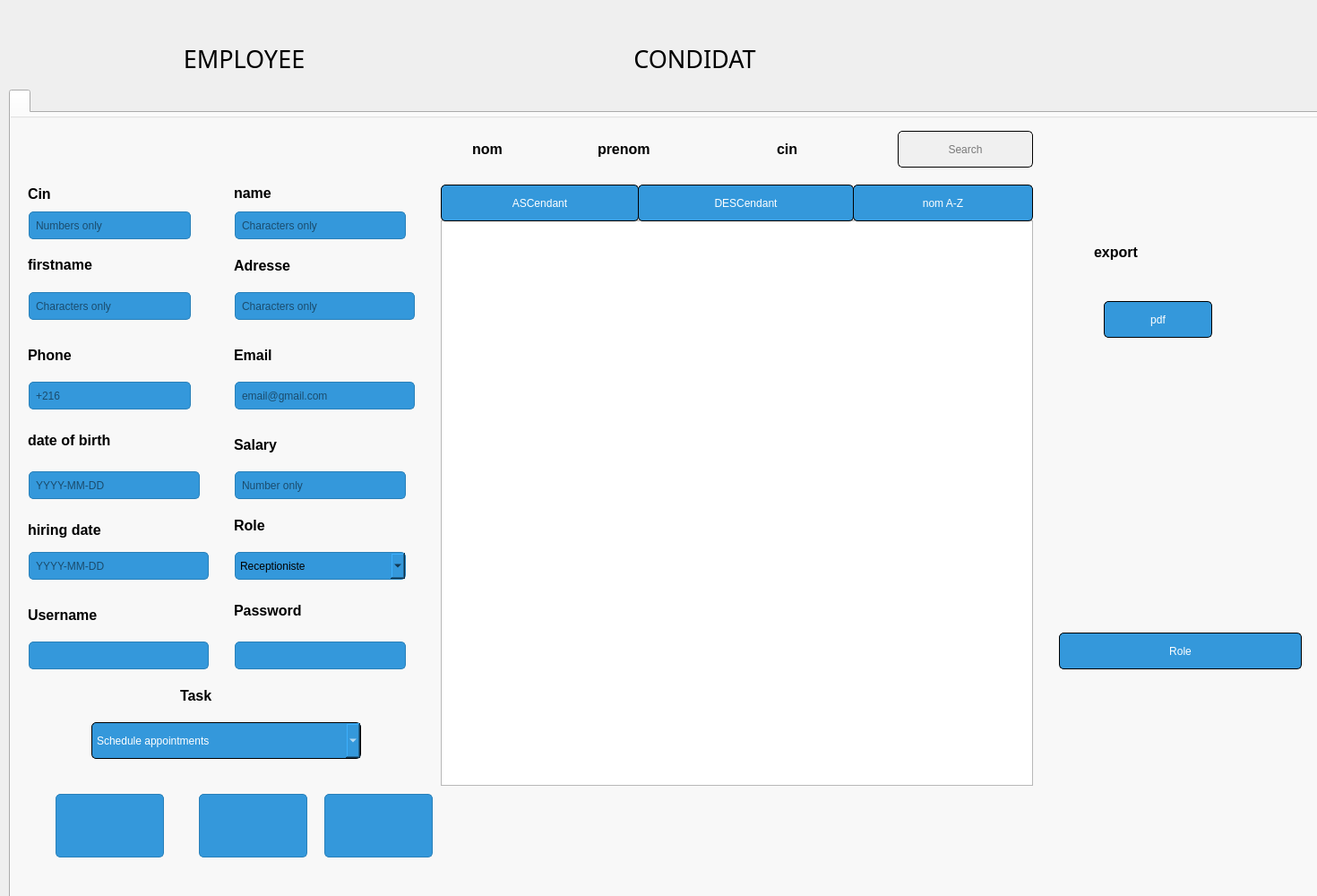
<?xml version="1.0" encoding="UTF-8"?>
<ui version="4.0">
 <class>pageemp</class>
 <widget class="QDialog" name="pageemp">
  <property name="geometry">
   <rect>
    <x>0</x>
    <y>0</y>
    <width>1470</width>
    <height>1000</height>
   </rect>
  </property>
  <property name="windowTitle">
   <string>Dialog</string>
  </property>
  <widget class="QTabWidget" name="tabWidget">
   <property name="geometry">
    <rect>
     <x>10</x>
     <y>100</y>
     <width>1861</width>
     <height>1011</height>
    </rect>
   </property>
   <property name="styleSheet">
    <string notr="true">/* Style for QRadioButton */
QRadioButton {
    color: white; /* Text color for radio buttons */
    font-size: 16px; /* Font size */
    font-weight: bold; /* Bold text */
    margin: 5px; /* Margin around radio buttons */
}

/* Style for QLineEdit (input box) */
QLineEdit {
    background-color: #ffffff; /* White background for input boxes */
    border: 1px solid #3498db; /* Blue border */
    border-radius: 5px; /* Rounded corners */
    padding: 5px; /* Padding inside the input box */
    color: black; /* Text color inside input boxes */
}

/* Style for QLabel (text label) */
QLabel {
    color: black; /* Text color for labels */
    font-size: 16px; /* Font size */
    font-weight: bold; /* Bold text */
    margin: 5px; /* Margin around labels */
}

/* Style for QPushButton */
QPushButton {
    background-color: #3498db; /* Blue color for buttons */
    border: 1px solid #2980b9; /* Darker blue border */
    border-radius: 5px; /* Rounded corners */
    padding: 5px 10px; /* Padding inside buttons */
    color: white; /* Text color on buttons */
}

/* Additional styling for better appearance */
QPushButton:hover {
    background-color: #2980b9; /* Darker blue on hover */
}

QPushButton:pressed {
    background-color: #21618c; /* Even darker blue when pressed */
}

/* Style for QTabWidget */
QTabWidget {
    color: white; /* Text color for tab widget */
    font: 10pt &quot;Bebas Neue&quot;; /* Font style and size */
}
</string>
   </property>
   <property name="currentIndex">
    <number>0</number>
   </property>
   <widget class="QWidget" name="tab">
    <attribute name="title">
     <string/>
    </attribute>
    <widget class="QGroupBox" name="groupBox">
     <property name="geometry">
      <rect>
       <x>-40</x>
       <y>0</y>
       <width>1861</width>
       <height>891</height>
      </rect>
     </property>
     <property name="styleSheet">
      <string notr="true">
/* Style for QGroupBox */
QRadioButton{ color: white; /* Text color for labels */
    font-size: 16px; /* Adjust font size as needed */
    font-weight: bold; /* Make the text bold if desired */
    margin: 5px; /* Adjust margin as needed */
}
QComboBox{ background-color: #3498db; /* Blue color for input boxes */
    border: 1px solid #2980b9; /* Border color for input boxes */
    border-radius: 5px; /* Border radius for input boxes */
    padding: 5px; /* Padding for input boxes */
    color: black; /* Text color inside input boxes */
}
/* Style for QLineEdit (input box) */
QLineEdit {
    background-color: #3498db; /* Blue color for input boxes */
    border: 1px solid #2980b9; /* Border color for input boxes */
    border-radius: 5px; /* Border radius for input boxes */
    padding: 5px; /* Padding for input boxes */
    color: black; /* Text color inside input boxes */
}

/* Style for QLabel (text label) */
QLabel {
    color: white; /* Text color for labels */
    font-size: 16px; /* Adjust font size as needed */
    font-weight: bold; /* Make the text bold if desired */
    margin: 5px; /* Adjust margin as needed */
}

/* Style for QPushButton */
QPushButton {
    background-color: #3498db; /* Blue color for buttons */
    border: 1px solid #2980b9; /* Border color for buttons */
    border-radius: 5px; /* Border radius for buttons */
    padding: 5px 10px; /* Adjust padding as needed */
    color: white; /* Text color on buttons */
}

/* Additional styling for better appearance */
QPushButton:hover {
    background-color: #2980b9; /* Darker blue on hover */
}

QPushButton:pressed {
    background-color: #21618c; /* Even darker blue when pressed */
}

/* Add more styles as needed for your specific application */
</string>
     </property>
     <property name="title">
      <string/>
     </property>
     <widget class="QLineEdit" name="cin_e">
      <property name="geometry">
       <rect>
        <x>60</x>
        <y>110</y>
        <width>181</width>
        <height>31</height>
       </rect>
      </property>
      <property name="placeholderText">
       <string>Numbers only</string>
      </property>
     </widget>
     <widget class="QLabel" name="label_4">
      <property name="geometry">
       <rect>
        <x>280</x>
        <y>440</y>
        <width>111</width>
        <height>41</height>
       </rect>
      </property>
      <property name="styleSheet">
       <string notr="true">background-color: transparent; border: none;color:  black;
font: 22pt &quot;Bebas Neue&quot;;</string>
      </property>
      <property name="text">
       <string>Role</string>
      </property>
     </widget>
     <widget class="QLabel" name="label">
      <property name="geometry">
       <rect>
        <x>280</x>
        <y>69</y>
        <width>121</width>
        <height>41</height>
       </rect>
      </property>
      <property name="styleSheet">
       <string notr="true">background-color: transparent; border: none;color:  black;
font: 22pt &quot;Bebas Neue&quot;;</string>
      </property>
      <property name="text">
       <string>name</string>
      </property>
     </widget>
     <widget class="QLineEdit" name="nom_e">
      <property name="geometry">
       <rect>
        <x>290</x>
        <y>110</y>
        <width>191</width>
        <height>31</height>
       </rect>
      </property>
      <property name="styleSheet">
       <string notr="true"/>
      </property>
      <property name="placeholderText">
       <string>Characters only</string>
      </property>
     </widget>
     <widget class="QLabel" name="label_2">
      <property name="geometry">
       <rect>
        <x>50</x>
        <y>70</y>
        <width>91</width>
        <height>41</height>
       </rect>
      </property>
      <property name="styleSheet">
       <string notr="true">background-color: transparent; border: none;color:  black;
font: 22pt &quot;Bebas Neue&quot;;</string>
      </property>
      <property name="text">
       <string>Cin</string>
      </property>
     </widget>
     <widget class="QLabel" name="label_3">
      <property name="geometry">
       <rect>
        <x>50</x>
        <y>149</y>
        <width>191</width>
        <height>41</height>
       </rect>
      </property>
      <property name="styleSheet">
       <string notr="true">background-color: transparent; border: none;color:  black;
font: 22pt &quot;Bebas Neue&quot;;</string>
      </property>
      <property name="text">
       <string>firstname</string>
      </property>
     </widget>
     <widget class="QLineEdit" name="prenom_e">
      <property name="geometry">
       <rect>
        <x>60</x>
        <y>200</y>
        <width>181</width>
        <height>31</height>
       </rect>
      </property>
      <property name="styleSheet">
       <string notr="true"/>
      </property>
      <property name="placeholderText">
       <string>Characters only</string>
      </property>
     </widget>
     <widget class="QLabel" name="label_6">
      <property name="geometry">
       <rect>
        <x>50</x>
        <y>340</y>
        <width>241</width>
        <height>51</height>
       </rect>
      </property>
      <property name="styleSheet">
       <string notr="true">background-color: transparent; border: none;color:  black;
font: 22pt &quot;Bebas Neue&quot;;</string>
      </property>
      <property name="text">
       <string>date of birth</string>
      </property>
     </widget>
     <widget class="QLineEdit" name="daten_e">
      <property name="geometry">
       <rect>
        <x>60</x>
        <y>400</y>
        <width>191</width>
        <height>31</height>
       </rect>
      </property>
      <property name="placeholderText">
       <string>YYYY-MM-DD</string>
      </property>
     </widget>
     <widget class="QLabel" name="label_9">
      <property name="geometry">
       <rect>
        <x>280</x>
        <y>350</y>
        <width>121</width>
        <height>41</height>
       </rect>
      </property>
      <property name="styleSheet">
       <string notr="true">background-color: transparent; border: none;color:  black;
font: 22pt &quot;Bebas Neue&quot;;</string>
      </property>
      <property name="text">
       <string>Salary</string>
      </property>
     </widget>
     <widget class="QLineEdit" name="salaire_e">
      <property name="geometry">
       <rect>
        <x>290</x>
        <y>400</y>
        <width>191</width>
        <height>31</height>
       </rect>
      </property>
      <property name="placeholderText">
       <string>Number only</string>
      </property>
     </widget>
     <widget class="QLabel" name="label_5">
      <property name="geometry">
       <rect>
        <x>50</x>
        <y>440</y>
        <width>221</width>
        <height>51</height>
       </rect>
      </property>
      <property name="styleSheet">
       <string notr="true">background-color: transparent; border: none;color:  black;
font: 22pt &quot;Bebas Neue&quot;;</string>
      </property>
      <property name="text">
       <string>hiring date</string>
      </property>
     </widget>
     <widget class="QLineEdit" name="datee_e">
      <property name="geometry">
       <rect>
        <x>60</x>
        <y>490</y>
        <width>201</width>
        <height>31</height>
       </rect>
      </property>
      <property name="placeholderText">
       <string>YYYY-MM-DD</string>
      </property>
     </widget>
     <widget class="QTableView" name="tab_employes">
      <property name="geometry">
       <rect>
        <x>520</x>
        <y>120</y>
        <width>661</width>
        <height>631</height>
       </rect>
      </property>
      <property name="styleSheet">
       <string notr="true"/>
      </property>
     </widget>
     <widget class="QComboBox" name="role_e">
      <property name="geometry">
       <rect>
        <x>290</x>
        <y>490</y>
        <width>191</width>
        <height>31</height>
       </rect>
      </property>
      <item>
       <property name="text">
        <string>Receptioniste</string>
       </property>
      </item>
      <item>
       <property name="text">
        <string>Assistant</string>
       </property>
      </item>
      <item>
       <property name="text">
        <string>Ressource Humaine</string>
       </property>
      </item>
     </widget>
     <widget class="QLabel" name="label_21">
      <property name="geometry">
       <rect>
        <x>50</x>
        <y>250</y>
        <width>151</width>
        <height>41</height>
       </rect>
      </property>
      <property name="styleSheet">
       <string notr="true">background-color: transparent; border: none;color: black;
font: 22pt &quot;Bebas Neue&quot;;</string>
      </property>
      <property name="text">
       <string>Phone</string>
      </property>
     </widget>
     <widget class="QLineEdit" name="telephone_e">
      <property name="geometry">
       <rect>
        <x>60</x>
        <y>300</y>
        <width>181</width>
        <height>31</height>
       </rect>
      </property>
      <property name="placeholderText">
       <string>+216</string>
      </property>
     </widget>
     <widget class="QLabel" name="label_22">
      <property name="geometry">
       <rect>
        <x>280</x>
        <y>150</y>
        <width>171</width>
        <height>41</height>
       </rect>
      </property>
      <property name="styleSheet">
       <string notr="true">background-color: transparent; border: none;color:  black;
font: 22pt &quot;Bebas Neue&quot;;</string>
      </property>
      <property name="text">
       <string>Adresse</string>
      </property>
     </widget>
     <widget class="QLineEdit" name="adresse_e">
      <property name="geometry">
       <rect>
        <x>290</x>
        <y>200</y>
        <width>201</width>
        <height>31</height>
       </rect>
      </property>
      <property name="placeholderText">
       <string>Characters only</string>
      </property>
     </widget>
     <widget class="QLabel" name="label_23">
      <property name="geometry">
       <rect>
        <x>280</x>
        <y>250</y>
        <width>131</width>
        <height>41</height>
       </rect>
      </property>
      <property name="styleSheet">
       <string notr="true">background-color: transparent; border: none;color:  black;
font: 22pt &quot;Bebas Neue&quot;;</string>
      </property>
      <property name="text">
       <string>Email</string>
      </property>
     </widget>
     <widget class="QLineEdit" name="email_e">
      <property name="geometry">
       <rect>
        <x>290</x>
        <y>300</y>
        <width>201</width>
        <height>31</height>
       </rect>
      </property>
      <property name="placeholderText">
       <string>email@gmail.com</string>
      </property>
     </widget>
     <widget class="QRadioButton" name="radioButton">
      <property name="geometry">
       <rect>
        <x>530</x>
        <y>20</y>
        <width>141</width>
        <height>41</height>
       </rect>
      </property>
      <property name="styleSheet">
       <string notr="true">background-color: transparent; border: none;color: black;
font: 22pt &quot;Bebas Neue&quot;;</string>
      </property>
      <property name="text">
       <string>nom</string>
      </property>
     </widget>
     <widget class="QRadioButton" name="radioButton_2">
      <property name="geometry">
       <rect>
        <x>670</x>
        <y>10</y>
        <width>171</width>
        <height>61</height>
       </rect>
      </property>
      <property name="styleSheet">
       <string notr="true">background-color: transparent; border: none;color:  black;
font: 22pt &quot;Bebas Neue&quot;;</string>
      </property>
      <property name="text">
       <string>prenom</string>
      </property>
     </widget>
     <widget class="QPushButton" name="sortAscButton">
      <property name="geometry">
       <rect>
        <x>520</x>
        <y>80</y>
        <width>221</width>
        <height>41</height>
       </rect>
      </property>
      <property name="styleSheet">
       <string notr="true">color: white;
font: 18pt &quot;Bebas Neue&quot;; 
border: 1px solid #ccc;
border-color: black;
padding: 5px;</string>
      </property>
      <property name="text">
       <string>ASCendant</string>
      </property>
     </widget>
     <widget class="QPushButton" name="sortDescButton">
      <property name="geometry">
       <rect>
        <x>740</x>
        <y>80</y>
        <width>241</width>
        <height>41</height>
       </rect>
      </property>
      <property name="styleSheet">
       <string notr="true">color: white;
font: 18pt &quot;Bebas Neue&quot;; 
border: 1px solid #ccc;
border-color: black;
padding: 5px;</string>
      </property>
      <property name="text">
       <string>DESCendant</string>
      </property>
     </widget>
     <widget class="QLabel" name="label_12">
      <property name="geometry">
       <rect>
        <x>0</x>
        <y>0</y>
        <width>1501</width>
        <height>921</height>
       </rect>
      </property>
      <property name="styleSheet">
       <string notr="true">border-image: url(:/img/img/sports-nautiques.jpg);</string>
      </property>
      <property name="text">
       <string/>
      </property>
     </widget>
     <widget class="QLabel" name="label_11">
      <property name="geometry">
       <rect>
        <x>-170</x>
        <y>-30</y>
        <width>2081</width>
        <height>991</height>
       </rect>
      </property>
      <property name="styleSheet">
       <string notr="true">border-image: url(:/img/img/OIP (2).jfif);</string>
      </property>
      <property name="text">
       <string/>
      </property>
     </widget>
     <widget class="QLabel" name="label_13">
      <property name="geometry">
       <rect>
        <x>50</x>
        <y>540</y>
        <width>201</width>
        <height>41</height>
       </rect>
      </property>
      <property name="styleSheet">
       <string notr="true">background-color: transparent; border: none;color: black;
font: 22pt &quot;Bebas Neue&quot;;</string>
      </property>
      <property name="text">
       <string>Username</string>
      </property>
     </widget>
     <widget class="QLineEdit" name="user_e">
      <property name="geometry">
       <rect>
        <x>60</x>
        <y>590</y>
        <width>201</width>
        <height>31</height>
       </rect>
      </property>
      <property name="placeholderText">
       <string/>
      </property>
     </widget>
     <widget class="QLabel" name="label_14">
      <property name="geometry">
       <rect>
        <x>280</x>
        <y>530</y>
        <width>181</width>
        <height>51</height>
       </rect>
      </property>
      <property name="styleSheet">
       <string notr="true">background-color: transparent; border: none;color:  black;
font: 22pt &quot;Bebas Neue&quot;;</string>
      </property>
      <property name="text">
       <string>Password</string>
      </property>
     </widget>
     <widget class="QLineEdit" name="pas_e">
      <property name="geometry">
       <rect>
        <x>290</x>
        <y>590</y>
        <width>191</width>
        <height>31</height>
       </rect>
      </property>
     </widget>
     <widget class="QPushButton" name="pb_pdf">
      <property name="geometry">
       <rect>
        <x>1260</x>
        <y>210</y>
        <width>121</width>
        <height>41</height>
       </rect>
      </property>
      <property name="styleSheet">
       <string notr="true">color: white;
font: 18pt &quot;Bebas Neue&quot;; 
border: 1px solid #ccc;
border-color: black;
padding: 5px;</string>
      </property>
      <property name="text">
       <string>pdf</string>
      </property>
     </widget>
     <widget class="QPushButton" name="statrole">
      <property name="geometry">
       <rect>
        <x>1210</x>
        <y>580</y>
        <width>271</width>
        <height>41</height>
       </rect>
      </property>
      <property name="styleSheet">
       <string notr="true">color: white;
font: 18pt &quot;Bebas Neue&quot;; 
border: 1px solid #ccc;
border-color: black;
padding: 5px;</string>
      </property>
      <property name="text">
       <string>Role</string>
      </property>
     </widget>
     <widget class="QLabel" name="label_17">
      <property name="geometry">
       <rect>
        <x>220</x>
        <y>630</y>
        <width>101</width>
        <height>41</height>
       </rect>
      </property>
      <property name="styleSheet">
       <string notr="true">background-color: transparent; border: none;color:  black;
font: 22pt &quot;Bebas Neue&quot;;</string>
      </property>
      <property name="text">
       <string>Task</string>
      </property>
     </widget>
     <widget class="QComboBox" name="task_e">
      <property name="geometry">
       <rect>
        <x>130</x>
        <y>680</y>
        <width>301</width>
        <height>41</height>
       </rect>
      </property>
      <property name="styleSheet">
       <string notr="true">color: white;
font: 18pt &quot;Bebas Neue&quot;; 
border: 1px solid #ccc;
border-color: black;
padding: 5px;</string>
      </property>
      <item>
       <property name="text">
        <string>Schedule appointments</string>
       </property>
      </item>
      <item>
       <property name="text">
        <string>Manage correspondence</string>
       </property>
      </item>
      <item>
       <property name="text">
        <string>Coordinate meetings</string>
       </property>
      </item>
      <item>
       <property name="text">
        <string>Organize supplies</string>
       </property>
      </item>
      <item>
       <property name="text">
        <string>Prepare reports </string>
       </property>
      </item>
      <item>
       <property name="text">
        <string>Handle phone calls </string>
       </property>
      </item>
      <item>
       <property name="text">
        <string>Support team </string>
       </property>
      </item>
      <item>
       <property name="text">
        <string>Update databases</string>
       </property>
      </item>
      <item>
       <property name="text">
        <string>Manage mails</string>
       </property>
      </item>
     </widget>
     <widget class="QPushButton" name="pb_ajouter">
      <property name="geometry">
       <rect>
        <x>390</x>
        <y>760</y>
        <width>121</width>
        <height>71</height>
       </rect>
      </property>
      <property name="styleSheet">
       <string notr="true"/>
      </property>
      <property name="text">
       <string/>
      </property>
      <property name="icon">
       <iconset resource="Resources.qrc">
        <normaloff>:/img/img/plus.png</normaloff>:/img/img/plus.png</iconset>
      </property>
      <property name="iconSize">
       <size>
        <width>20</width>
        <height>20</height>
       </size>
      </property>
     </widget>
     <widget class="QPushButton" name="pb_modifier_2">
      <property name="geometry">
       <rect>
        <x>250</x>
        <y>760</y>
        <width>121</width>
        <height>71</height>
       </rect>
      </property>
      <property name="styleSheet">
       <string notr="true"/>
      </property>
      <property name="text">
       <string/>
      </property>
      <property name="icon">
       <iconset resource="Resources.qrc">
        <normaloff>:/img/img/pen.png</normaloff>:/img/img/pen.png</iconset>
      </property>
      <property name="iconSize">
       <size>
        <width>20</width>
        <height>20</height>
       </size>
      </property>
     </widget>
     <widget class="QPushButton" name="pb_supprimer">
      <property name="geometry">
       <rect>
        <x>90</x>
        <y>760</y>
        <width>121</width>
        <height>71</height>
       </rect>
      </property>
      <property name="styleSheet">
       <string notr="true"/>
      </property>
      <property name="text">
       <string/>
      </property>
      <property name="icon">
       <iconset resource="Resources.qrc">
        <normaloff>:/img/img/close.png</normaloff>:/img/img/close.png</iconset>
      </property>
      <property name="iconSize">
       <size>
        <width>20</width>
        <height>20</height>
       </size>
      </property>
     </widget>
     <widget class="QLineEdit" name="lineEdit">
      <property name="geometry">
       <rect>
        <x>1030</x>
        <y>20</y>
        <width>151</width>
        <height>41</height>
       </rect>
      </property>
      <property name="styleSheet">
       <string notr="true">background-color: #f0f0f0;
border: 5px solid #ccc;
padding: 5px;
border: 1px solid #0078d7;
font: 12pt &quot;Bebas Neue&quot;; 
border: 1px solid #ccc;
border-color: black;
padding: 5px;</string>
      </property>
      <property name="text">
       <string/>
      </property>
      <property name="alignment">
       <set>Qt::AlignCenter</set>
      </property>
      <property name="placeholderText">
       <string>Search</string>
      </property>
     </widget>
     <widget class="QLabel" name="label_19">
      <property name="geometry">
       <rect>
        <x>1240</x>
        <y>130</y>
        <width>281</width>
        <height>51</height>
       </rect>
      </property>
      <property name="styleSheet">
       <string notr="true">background-color: transparent; border: none;color:  black;
font: 30pt &quot;Bebas Neue&quot;;</string>
      </property>
      <property name="text">
       <string>export</string>
      </property>
     </widget>
     <widget class="QPushButton" name="refrech_pb">
      <property name="geometry">
       <rect>
        <x>1030</x>
        <y>20</y>
        <width>41</width>
        <height>41</height>
       </rect>
      </property>
      <property name="styleSheet">
       <string notr="true">background-color: transparent; border: none;color: white;
font: 22pt &quot;Bebas Neue&quot;; text-decoration: underline;</string>
      </property>
      <property name="text">
       <string/>
      </property>
      <property name="icon">
       <iconset resource="Resources.qrc">
        <normaloff>:/img/img/load.png</normaloff>:/img/img/load.png</iconset>
      </property>
      <property name="iconSize">
       <size>
        <width>20</width>
        <height>20</height>
       </size>
      </property>
     </widget>
     <widget class="QPushButton" name="search">
      <property name="geometry">
       <rect>
        <x>1140</x>
        <y>20</y>
        <width>41</width>
        <height>41</height>
       </rect>
      </property>
      <property name="styleSheet">
       <string notr="true">background-color: transparent; border: none;color: white;
font: 22pt &quot;Bebas Neue&quot;; text-decoration: underline;</string>
      </property>
      <property name="text">
       <string/>
      </property>
      <property name="icon">
       <iconset resource="Resources.qrc">
        <normaloff>:/img/img/search.png</normaloff>:/img/img/search.png</iconset>
      </property>
      <property name="iconSize">
       <size>
        <width>16</width>
        <height>16</height>
       </size>
      </property>
     </widget>
     <widget class="QRadioButton" name="radioButton_3">
      <property name="geometry">
       <rect>
        <x>870</x>
        <y>20</y>
        <width>121</width>
        <height>41</height>
       </rect>
      </property>
      <property name="styleSheet">
       <string notr="true">background-color: transparent; border: none;color:  black;
font: 22pt &quot;Bebas Neue&quot;;</string>
      </property>
      <property name="text">
       <string>cin</string>
      </property>
     </widget>
     <widget class="QWidget" name="lab_chart_pie" native="true">
      <property name="geometry">
       <rect>
        <x>560</x>
        <y>130</y>
        <width>591</width>
        <height>581</height>
       </rect>
      </property>
     </widget>
     <widget class="QPushButton" name="nomasc">
      <property name="geometry">
       <rect>
        <x>980</x>
        <y>80</y>
        <width>201</width>
        <height>41</height>
       </rect>
      </property>
      <property name="styleSheet">
       <string notr="true">color: white;
font: 18pt &quot;Bebas Neue&quot;; 
border: 1px solid #ccc;
border-color: black;
padding: 5px;</string>
      </property>
      <property name="text">
       <string>nom A-Z</string>
      </property>
     </widget>
     <zorder>lab_chart_pie</zorder>
     <zorder>label_12</zorder>
     <zorder>label_11</zorder>
     <zorder>label</zorder>
     <zorder>nom_e</zorder>
     <zorder>label_2</zorder>
     <zorder>label_3</zorder>
     <zorder>prenom_e</zorder>
     <zorder>label_6</zorder>
     <zorder>daten_e</zorder>
     <zorder>label_9</zorder>
     <zorder>salaire_e</zorder>
     <zorder>cin_e</zorder>
     <zorder>label_4</zorder>
     <zorder>label_5</zorder>
     <zorder>datee_e</zorder>
     <zorder>tab_employes</zorder>
     <zorder>role_e</zorder>
     <zorder>label_21</zorder>
     <zorder>telephone_e</zorder>
     <zorder>label_22</zorder>
     <zorder>adresse_e</zorder>
     <zorder>label_23</zorder>
     <zorder>email_e</zorder>
     <zorder>radioButton</zorder>
     <zorder>radioButton_2</zorder>
     <zorder>sortAscButton</zorder>
     <zorder>sortDescButton</zorder>
     <zorder>label_13</zorder>
     <zorder>user_e</zorder>
     <zorder>label_14</zorder>
     <zorder>pas_e</zorder>
     <zorder>pb_pdf</zorder>
     <zorder>statrole</zorder>
     <zorder>label_17</zorder>
     <zorder>task_e</zorder>
     <zorder>pb_ajouter</zorder>
     <zorder>pb_modifier_2</zorder>
     <zorder>pb_supprimer</zorder>
     <zorder>lineEdit</zorder>
     <zorder>label_19</zorder>
     <zorder>refrech_pb</zorder>
     <zorder>search</zorder>
     <zorder>radioButton_3</zorder>
     <zorder>nomasc</zorder>
    </widget>
   </widget>
  </widget>
  <widget class="QLabel" name="label_10">
   <property name="geometry">
    <rect>
     <x>10</x>
     <y>-40</y>
     <width>1851</width>
     <height>911</height>
    </rect>
   </property>
   <property name="styleSheet">
    <string notr="true">border-image: url(:/img/img/R (1).jfif);</string>
   </property>
   <property name="text">
    <string/>
   </property>
  </widget>
  <widget class="QPushButton" name="pushButton_3">
   <property name="geometry">
    <rect>
     <x>80</x>
     <y>40</y>
     <width>371</width>
     <height>51</height>
    </rect>
   </property>
   <property name="font">
    <font>
     <family>Bebas Neue</family>
     <pointsize>20</pointsize>
    </font>
   </property>
   <property name="styleSheet">
    <string notr="true">background-color: transparent; border: none;color: black;</string>
   </property>
   <property name="text">
    <string>  EMPLOYEE</string>
   </property>
   <property name="icon">
    <iconset resource="Resources.qrc">
     <normaloff>:/img/img/415287996_755433109383168_7582230033290630906_n.png</normaloff>:/img/img/415287996_755433109383168_7582230033290630906_n.png</iconset>
   </property>
   <property name="iconSize">
    <size>
     <width>40</width>
     <height>40</height>
    </size>
   </property>
  </widget>
  <widget class="QPushButton" name="condpb">
   <property name="geometry">
    <rect>
     <x>570</x>
     <y>40</y>
     <width>411</width>
     <height>51</height>
    </rect>
   </property>
   <property name="font">
    <font>
     <family>Bebas Neue</family>
     <pointsize>20</pointsize>
    </font>
   </property>
   <property name="styleSheet">
    <string notr="true">background-color: transparent; border: none;color: black;</string>
   </property>
   <property name="text">
    <string>CONDIDAT</string>
   </property>
   <property name="icon">
    <iconset resource="Resources.qrc">
     <normaloff>:/img/img/415260602_915404969798523_5173262210140723394_n.png</normaloff>:/img/img/415260602_915404969798523_5173262210140723394_n.png</iconset>
   </property>
   <property name="iconSize">
    <size>
     <width>40</width>
     <height>40</height>
    </size>
   </property>
  </widget>
  <widget class="QPushButton" name="logoutpb">
   <property name="geometry">
    <rect>
     <x>1110</x>
     <y>30</y>
     <width>221</width>
     <height>81</height>
    </rect>
   </property>
   <property name="font">
    <font>
     <family>Bebas Neue</family>
     <pointsize>20</pointsize>
     <underline>true</underline>
    </font>
   </property>
   <property name="styleSheet">
    <string notr="true">background-color: transparent; border: none;color: white;  text-decoration: underline;</string>
   </property>
   <property name="text">
    <string/>
   </property>
   <property name="icon">
    <iconset resource="Resources.qrc">
     <normaloff>:/img/img/4400629.png</normaloff>:/img/img/4400629.png</iconset>
   </property>
   <property name="iconSize">
    <size>
     <width>40</width>
     <height>40</height>
    </size>
   </property>
  </widget>
  <zorder>label_10</zorder>
  <zorder>tabWidget</zorder>
  <zorder>pushButton_3</zorder>
  <zorder>condpb</zorder>
  <zorder>logoutpb</zorder>
 </widget>
 <resources>
  <include location="Resources.qrc"/>
 </resources>
 <connections/>
</ui>
